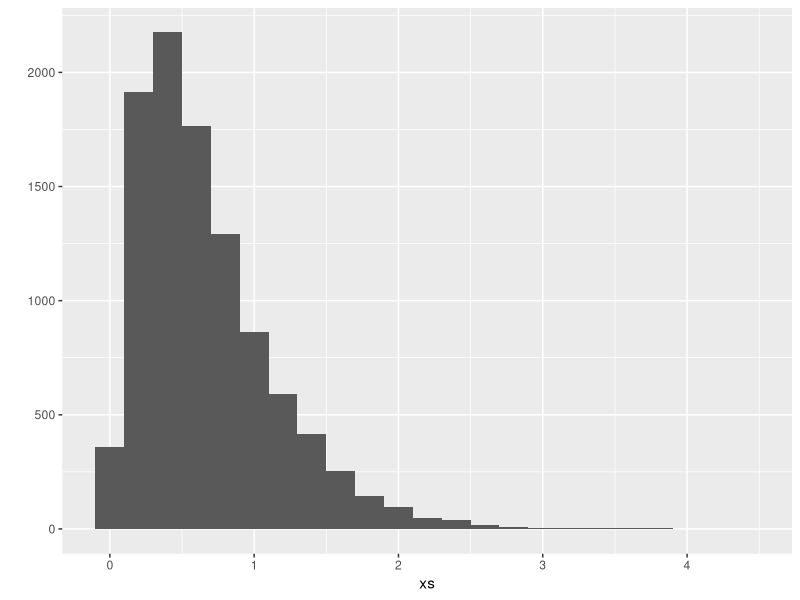
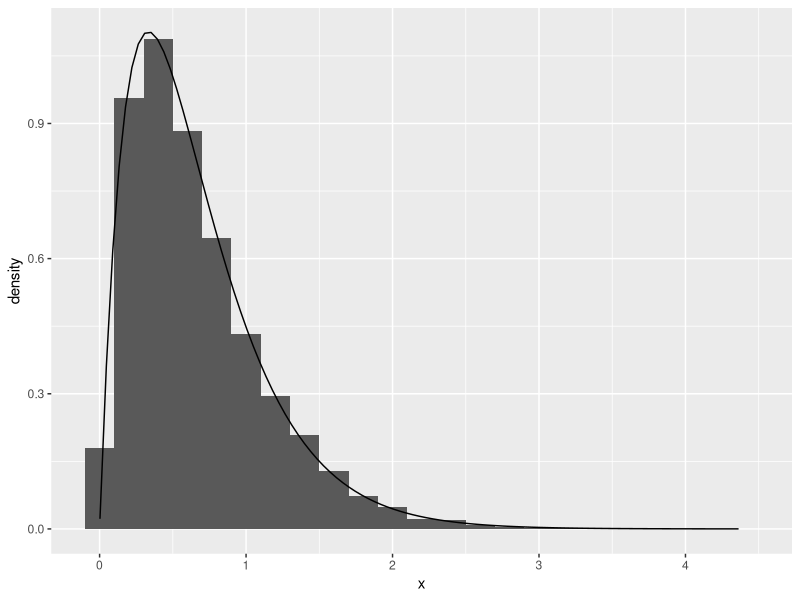

Source code (R) for these figures, in order:
## 1. Randomly generate a reasonable number of observations from the gamma distribution.
## You must pick two parameters: shape and rate.
## ?rgamma

xs <- rgamma(10001, shape=2, rate=3)

## 2. Make a histogram of your randomly generated gamma variables.
## Describe the shape of the histogram using keywords from this class.
## ?qplot
library(ggplot2)
qplot(xs, geom="histogram", binwidth=.2)

## fancier to see how sample matches (population) probability density function
ggplot(data.frame(x=xs), aes(x)) +
    geom_histogram(aes(y=..density..), binwidth=.2) +
    stat_function(fun=function(x) {
        dgamma(x, shape=2, rate=3)
    })

## 3. Write the likelihood function that we will maximize.
## l(theta|x_1, ..., x_n)

l <- function(theta, x) {
    -sum(dgamma(x, shape=theta[1], rate=theta[2], log=TRUE))
}

## 4. Maximize your function above using R's optimizer funciton optim.
## ?optim
## The method "L-BFGS-B" is one of the more recent and more stable algorithms.
optim(c(1, 2), # need two (plausible) initial values for parameters
      l, method="L-BFGS-B",
      lower=c(1e-5, 1e-5), # avoid boundary at theta = c(0, 0)
      x=xs)$par

## try some other values
optim(rexp(2), l, method="L-BFGS-B", lower=c(1e-5, 1e-5),
      x=rgamma(100, shape=pi, rate=0.1))$par

## vary the sample size
n <- 10
optim(rexp(2), l, method="L-BFGS-B", lower=c(1e-5, 1e-5),
      x=rgamma(n, shape=pi, rate=0.1))$par
